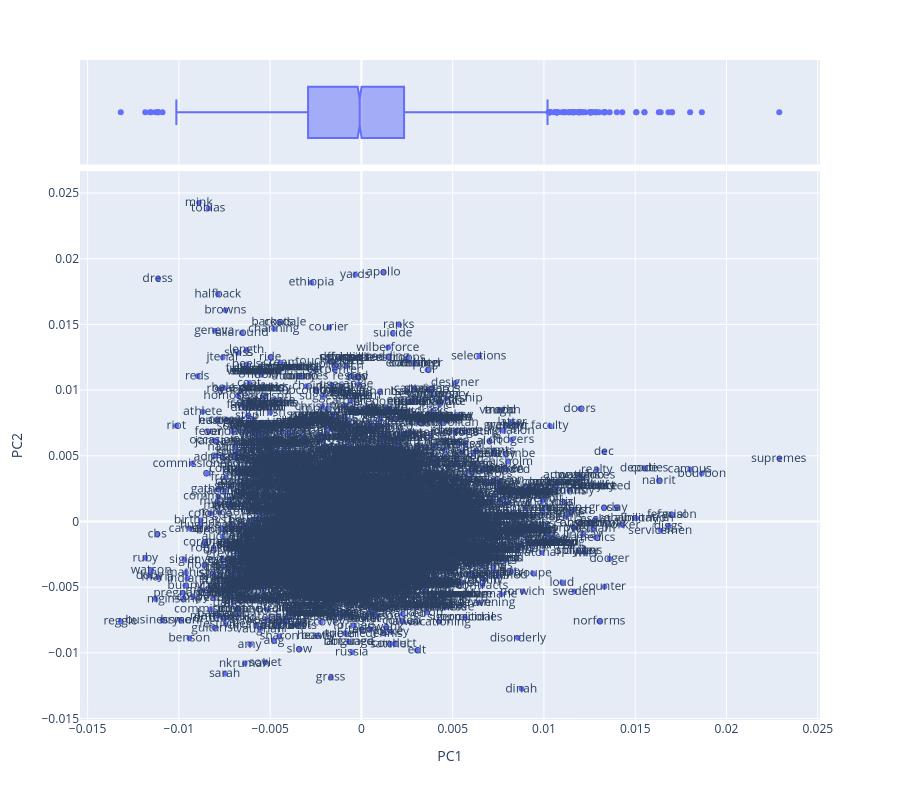

Notebook cell for this chart:
### Code cell
vis_loadings(COMPS, 1, 2)

### Figure 1 — Plotly figure (JSON) as saved in the notebook; plotly's stock layout.template omitted (floating-point values rounded to 4 significant figures; data arrays with more than 128 entries replaced by an {"elided": "..."} marker saying what was removed)
{"data": [{"hovertemplate": "PC1=%{x}<br>PC2=%{y}<br>term_str=%{text}<extra></extra>", "legendgroup": "", "marker": {"color": "#636efa", "symbol": "circle"}, "mode": "markers+text", "name": "", "showlegend": false, "text": {"elided": "6023 str values"}, "type": "scattergl", "x": {"elided": "6023 float values"}, "xaxis": "x", "y": {"elided": "6023 float values"}, "yaxis": "y"}, {"alignmentgroup": "True", "hovertemplate": "PC1=%{x}<extra></extra>", "legendgroup": "", "marker": {"color": "#636efa", "symbol": "circle"}, "name": "", "notched": true, "offsetgroup": "", "showlegend": false, "type": "box", "x": {"elided": "6023 float values"}, "xaxis": "x2", "yaxis": "y2"}], "layout": {"height": 800, "legend": {"tracegroupgap": 0}, "margin": {"t": 60}, "xaxis": {"anchor": "y", "domain": [0, 1], "title": {"text": "PC1"}}, "xaxis2": {"anchor": "y2", "domain": [0, 1], "matches": "x", "showgrid": true, "showticklabels": false}, "yaxis": {"anchor": "x", "domain": [0, 0.8316], "title": {"text": "PC2"}}, "yaxis2": {"anchor": "x2", "domain": [0.8416, 1], "matches": "y2", "showgrid": false, "showline": false, "showticklabels": false, "ticks": ""}}}
